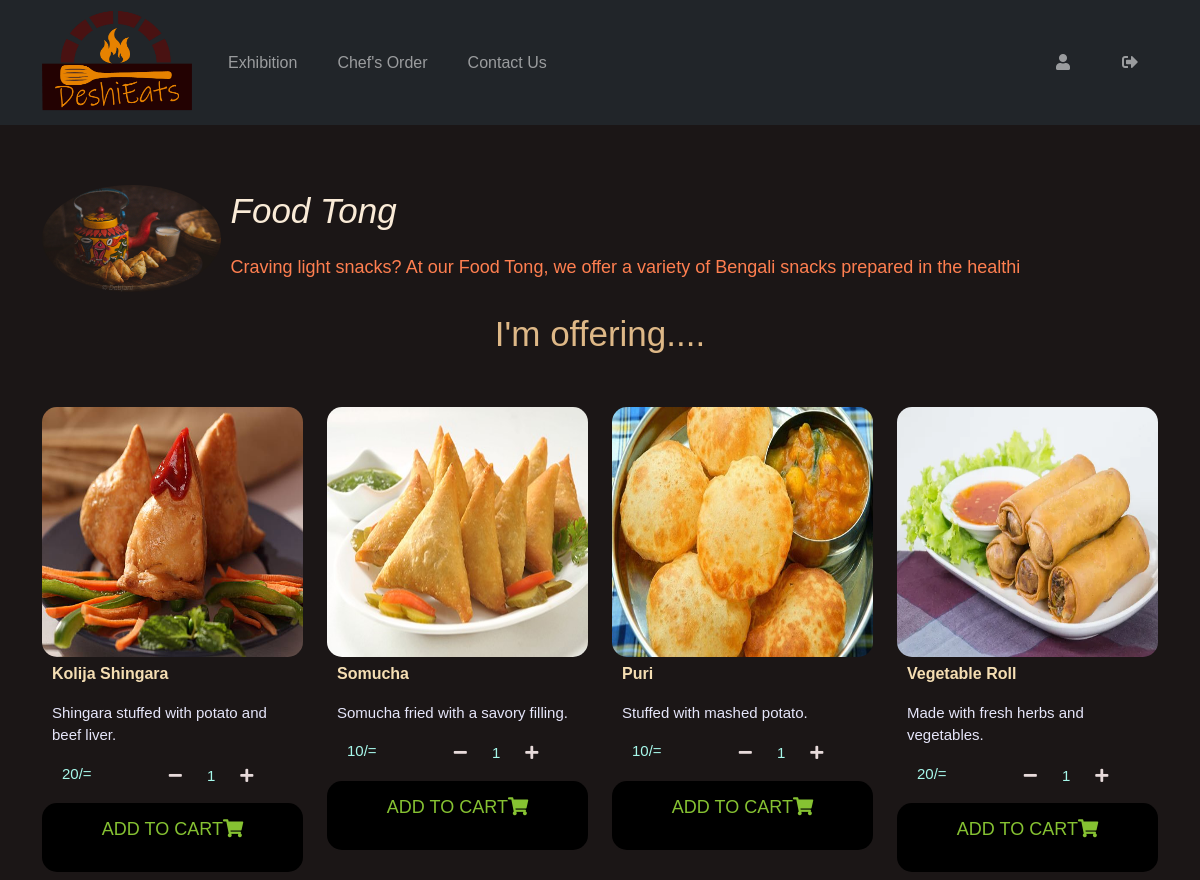
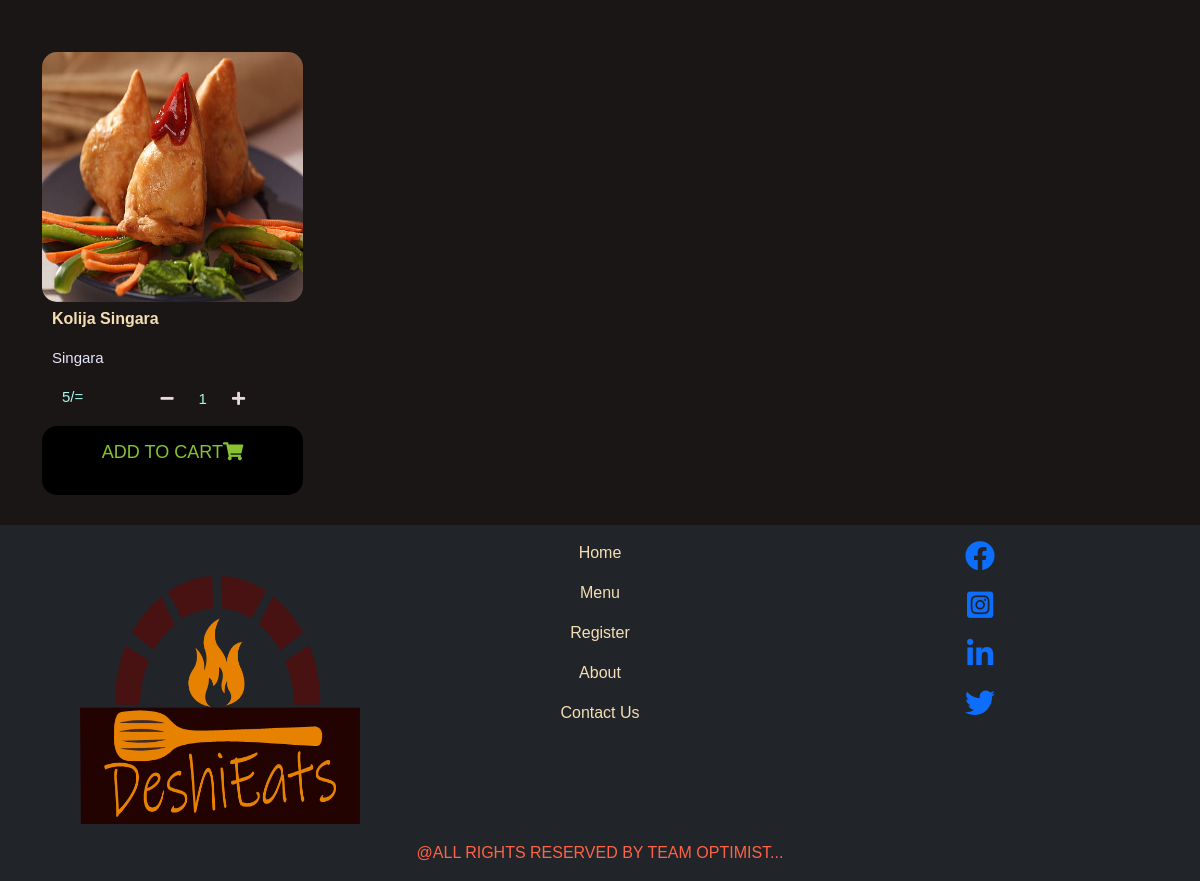
The page /CustomerChefView.php?chefID=3 (signed in) on the database its author committed (2 pictures, top to bottom).
### tables this page shows
CREATE TABLE `chef` (
  `ChefID` int(11) NOT NULL,
  `ChefName` varchar(50) NOT NULL,
  `ChefEmail` varchar(50) NOT NULL,
  `ChefPassword` varchar(50) NOT NULL,
  `ChefContactNumber` int(15) NOT NULL,
  `ChefDescription` varchar(100) NOT NULL,
  `ChefAddress` varchar(50) NOT NULL,
  `ChefArea` varchar(50) NOT NULL,
  `ChefImage` varchar(50) NOT NULL,
  `Status` varchar(30) NOT NULL DEFAULT 'Active'
);

CREATE TABLE `item` (
  `ItemID` int(11) NOT NULL,
  `ItemName` varchar(20) NOT NULL,
  `ShortDescription` varchar(150) NOT NULL,
  `Description` varchar(455) NOT NULL,
  `Price` double NOT NULL,
  `Quantity` int(11) NOT NULL,
  `OwnerID` int(11) NOT NULL,
  `ItemImage` varchar(100) NOT NULL,
  `OrderCount` int(11) NOT NULL DEFAULT 0
);

### CustomerChefView.php (the view, shortened to what this page needs)
<?php
include("connect.php");
      ?>
  <?php
  $sql = "SELECT * FROM chef where ChefID=".$_GET["chefID"];
$result = mysqli_query($link,$sql);
$row = mysqli_fetch_assoc($result);
$sqlItem = "SELECT * FROM item where OwnerID=".$_GET["chefID"];
$resultItem = mysqli_query($link,$sqlItem);
?>
<!DOCTYPE html>
<html>
    <head>
        <link href="https://cdn.jsdelivr.net/npm/bootstrap@5.1.3/dist/css/bootstrap.min.css" rel="stylesheet">
        <link href="https://cdnjs.cloudflare.com/ajax/libs/font-awesome/5.15.4/css/all.min.css" rel="stylesheet">
        <link type="text/css" rel="stylesheet" href="css/DeStylesheet.css"/>
    </head>
    <body>
      <?php
        include "header.php" ;
      ?>
          <div class="contents">
            <div class="container">
                <div class="row mt-5">
                    <div class="col-12 cheffownprof2">
                    <?php
        if(isset($row["ChefImage"])){
          ?>
          <img src="<?php echo $row["ChefImage"] ?>" width=150 height=150 alt="">
          <?php
        }else{?>
<img src="images/profile.png" width=150 height=150 alt="">
<?php
        }
        ?>
                            <div class="cheffdeatails ml-31">
                              <p class="cheffproname"><?php echo $row["ChefName"] ?></p>
                              <p class="cheffdes"><?php echo $row["ChefDescription"] ?></p>
                            </div>
                    </div>
                </div>
            </div>
            <div class="container">
                <p class="mt-1 chefna">I'm offering....</p>
                <div class="row">
                <?php
                  while($rowItem = mysqli_fetch_assoc($resultItem) ){
                    ?>
<div class="col-12 col-sm-6 col-md-4 col-lg-3 col-xl-3 menuall">
                        <div class="Items">
                            <img src="<?php echo $rowItem["ItemImage"] ?>">
                                <div class="allthings">
                                        <p class="itemheading"><?php echo $rowItem["ItemName"] ?><p>
                                        <p class="itemdes"><?php echo $rowItem["ShortDescription"] ?></p>
                                        <div class="add">
                                            <p class="addalliconsp"><?php echo $rowItem["Price"] ?>/=</p>
                                                <div class="addall">
                                                  <button class="minusplus">
                                                    <i class="addallicons fas fa-minus quantity"></i>
                                                  </button>
                                                    <p class="addalliconsp">1</p>
                                                    <button class="minusplus">
                                                      <i class="addallicons fas fa-plus"></i>
                                                    </button>
                                                </div>
                                        </div>
                                        <button class="addtocart">
                                          <p class="">ADD TO CART</p>
                                          <i class="fas fa-shopping-cart"></i>
                                        </button>
                                </div>
                        </div>
                    </div>
                    <?php
                  }
                  ?>
            </div>
          </div>
        </div>
        <?php
          include "footer.php";
        ?>
    </body>
</html>

### header.php (shortened to what this page needs)
<header>
  <nav class="navbar navbar-expand-lg navbar-dark bg-dark">
    <div class="container">
      <div class="collapse navbar-collapse" id="navbarTogglerDemo01">
        <a class="navbar-brand disabled navlogo">
          <img src="images/Login/deshi.png">
        </a>
        <ul class="navbar-nav me-auto mb-2 mb-lg-0">
          <?php
          if (isset($_SESSION['ID'])) {
            if ($_SESSION['type'] == "customer") {
              echo "<li class='nav-item'>
                         <a class='nav-link navwrite' aria-current='page' href='Index.php'>Home</a>
                       </li>";
              echo "<li class='nav-item'><a class='nav-link navwrite' href='Menu.php'>Menu</a>
                      </li>
                      <li class='nav-item'><a class='nav-link navwrite' href='Order.php'>Order</a>
                      </li>
                      <li class='nav-item'><a class='nav-link navwrite' href='Contact.php'>Contact Us</a>
            </li>";
            } elseif ($_SESSION['type'] == "chef") {
          ?><li class='nav-item'><a class='nav-link navwrite' href="Chef'sExhibition.php">Exhibition</a></li>
              <li class='nav-item'><a class='nav-link navwrite' href='ChefOrderStatus.php'>Chef's Order</a>
              </li>
              <li class='nav-item'><a class='nav-link navwrite' href='Contact.php'>Contact Us</a>
              </li><?php
                  } elseif ($_SESSION['type'] == "Admin") {
                    ?><li class='nav-item'>
                <a class='nav-link navwrite' href="AdminPanel.php">Admin Panel</a>
              </li>
          <?php
                  }
                } else {
                  echo "<li class='nav-item'>
                         <a class='nav-link navwrite' aria-current='page' href='Index.php'>Home</a>
                       </li>
                       <li class='nav-item'><a class='nav-link navwrite' href='Contact.php'>Contact Us</a>
            </li>";
                }
          ?>
        </ul>
        <ul class="navbar-nav  " style="float:right !important">
          <?php
          if (isset($_SESSION['ID'])) {
            if ($_SESSION['type'] == "chef") {
              echo "<li class='nav-item'><a class='nav-link navwrite' href='ChefProfile.php'><i class='fas fa-user ico'></i></a></li>";
            } else if ($_SESSION['type'] == "customer") {
              echo "<li class='nav-item'><a class='nav-link' href='MyCart.php'><i class='fas fa-shopping-cart icons ico'></i></a></li>";
              echo "<li class='nav-item'><a class='nav-link navwrite' href='CustomerProfile.php'><i class='fas fa-user ico'></i></a></li>";
            } else if ($_SESSION['type'] == "Admin") {
            }
            echo "<li class='nav-item'><a class='nav-link' href='logOut.php'><i class='fas fa-sign-out-alt ico'></i></a></li>";
          } else {
            echo "<li class='nav-item'><a class='nav-link navwrite' href='Register.php'>Register</a></li>";
            echo "<li class='nav-item'><a class='nav-link navwrite' href='Login.php'>Login</a></li>";
          }
          ?>
        </ul>
      </div>
    </div>
  </nav>
</header>

### footer.php
<footer>
    <div class="footer_wrapper bg-dark fit-content">
        <div class="container">
          <div class="row pt-3">
            <div class="col-md-4 text-center footerimg">
                <img src="images/Login/deshi.png">
            </div>
            <div class="col-md-4 text-center">
              <p>
                <a class="footwrite" href="Index.php">Home</a>
              </p>
              <p>
                <a class="footwrite" href="Menu.php">Menu</a>
              </p>
              <p>
                <a class="footwrite" href="Register.php">Register</a>
              </p>
              <p>
                <a class="footwrite" href="AboutUs.php">About</a>
              </p>
              <p>
                <a class="footwrite" href="Contact.php">Contact Us</a>
              </p>
            </div>
            <div class="col-md-4 text-center">
              <p>
                <a href="#"><i class="fab fa-facebook footicons"></i></a>
              </p>
              <p>
                <a href="#"><i class="fab fa-instagram-square footicons"></i></a>
              </p>
              <p>
                <a href="#"><i class="fab fa-linkedin-in footicons"></i></a>
              </p>
              <p>
                <a href="#"><i class="fab fa-twitter footicons"></i></a>
              </p>
            </div>
          </div>
          <div class="row">
            <p class="text-center last">@ALL RIGHTS RESERVED BY TEAM OPTIMIST...</p>
          </div>
        </div>
    </div>
</footer>

### css/DeStylesheet.css (style rules this page uses)
* { padding: 0; margin: 0; text-decoration: none; list-style: none; box-sizing: border-box; }
body { background-color: #1b1616; font-family: "Franklin Gothic Medium", "Arial Narrow", Arial, sans-serif; }
.navbar { height: 125px; }
.navbar-nav { text-align: center; }
.navlogo { margin-bottom: 12px; }
.navlogo img { width: 150px; height: 120px; }
.footerimg img { width: 280px; height: 300px; }
.ico { text-align: center; margin-right: 12px; margin-left: 12px; }
.navwrite { margin-right: 12px; margin-left: 12px; }
.contents { min-height: 510px; }
.footer_wrapper { align-items: flex-end; }
.footwrite { text-decoration: none; color: wheat; }
.footicons { font-size: 30px; }
.last { color: tomato; }
.Items { border-radius: 15px; }
.row .menuall { padding-top: 30px; padding-bottom: 30px; }
.menuall img { width: 100%; height: 250px; border-radius: 15px; }
.itemheading { font-size: 100%; font-weight: bold; padding-top: 5px; padding-left: 10px; color: wheat; }
.itemdes { font-size: 15px; padding-right: 10px; padding-left: 10px; color: lavender; }
.addtocart { display: flex; border-style: none; align-items: baseline; justify-content: center; background-color: black; color: #86c232; padding-top: 5%; padding-bottom: 5%; border-radius: 15px; width: 100%; font-size: 18px; }
.addalliconsp { padding-left: 20px; padding-right: 20px; font-size: 15px; color: rgb(167, 248, 235); }
.addall { display: flex; margin-left: 20%; font-size: 15px; align-items: baseline; }
.addallicons { color: rgb(231, 218, 218); }
.add { display: flex; }
.minusplus { background: none; border: none; padding-left: 5px; padding-top: 2px; padding-bottom: 2px; padding-right: 5px; border-radius: 50%; }
.cheffdeatails { margin-left: 10px; }
.cheffdes { font-size: 18px; color: coral; }
.cheffownprof2 img { width: 16%; height: 90%; border-radius: 55%; }
.cheffownprof2 { display: flex; padding-top: 12px; }
.cheffproname { font-size: 35px; text-align: left; color: antiquewhite; font-style: italic; }
.chefna { text-align: center; color: burlywood; font-size: 35px; }

### rows shown on the page
chef: ChefImage (picture), ChefName "Food Tong", ChefDescription "Craving light snacks? At our Food Tong, we offer a variety of Bengali snacks prepared in the healthi"
item: ItemImage (picture), ItemName "Kolija Shingara", ShortDescription "Shingara stuffed with potato and beef liver.", Price "20"
item: ItemImage (picture), ItemName "Somucha", ShortDescription "Somucha fried with a savory filling.", Price "10"
item: ItemImage (picture), ItemName "Puri", ShortDescription "Stuffed with mashed potato.", Price "10"
item: ItemImage (picture), ItemName "Vegetable Roll", ShortDescription "Made with fresh herbs and vegetables.", Price "20"
item: ItemImage (picture), ItemName "Kolija Singara", ShortDescription "Singara", Price "5"
